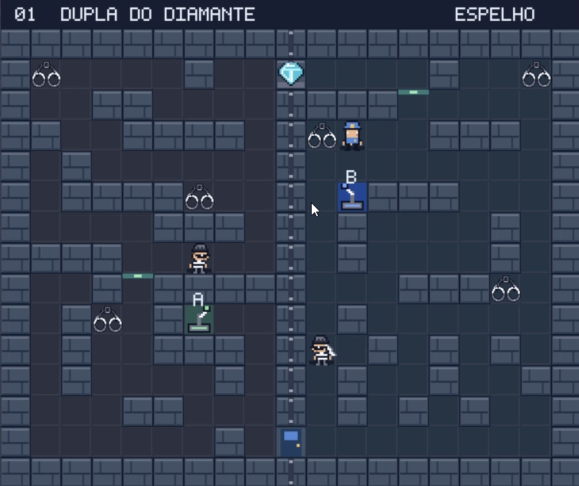
#> input picture assets/mapa-referencia.png, 1158 x 972 px (shown at 1/2 size)
$ python gerar_mapa.py
#> lines starting #> are read from the running program, lines starting #| are printed output that depends on the picture
"""Extrai da referencia os blocos BGRA 16x16 incorporados pelo NASM.

Executar com Python e Pillow instalados. As alavancas mantem os sprites originais.
"""

from pathlib import Path

from PIL import Image, ImageDraw


ROOT = Path(__file__).resolve().parents[1]
reference = Image.open(ROOT / "assets/mapa-referencia.png").convert("RGBA")
#> reference is the input picture: PIL image 1158x972 RGBA; mean R, G, B, A 51.6, 61.5, 79, 255
MAP_TOP = 58
TILES = {
    "parede": (1, 0),
    "parede_central": (9, 4),
    "algema_esquerda": (1, 1),
    "algema_direita": (10, 3),
    "piso_esquerdo": (1, 2),
    "piso_direito": (10, 4),
}

for name, (column, row) in TILES.items():
    box = (
        round(column * reference.width / 19),
        round(MAP_TOP + row * (reference.height - MAP_TOP) / 15),
        round((column + 1) * reference.width / 19),
        round(MAP_TOP + (row + 1) * (reference.height - MAP_TOP) / 15),
    )
    tile = reference.crop(box).resize((16, 16), Image.Resampling.NEAREST)
    tile.save(ROOT / f"assets/{name}.png")
    (ROOT / f"assets/{name}.bgra").write_bytes(tile.tobytes("raw", "BGRA"))
#> this loop made 6 passes
#> pass 1, `tile = reference.crop(box).resize((16, 16), Image.Resampling.NEAREST)`:
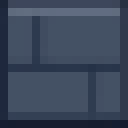
#> tile: PIL image 16x16 RGBA (shown 8 times larger); mean R, G, B, A 59.3, 71, 90.5, 255
#> pass 2, `tile = reference.crop(box).resize((16, 16), Image.Resampling.NEAREST)`:
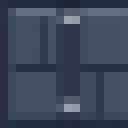
#> tile: PIL image 16x16 RGBA (shown 8 times larger); mean R, G, B, A 59.6, 70.5, 90.3, 255
#> pass 3, `tile = reference.crop(box).resize((16, 16), Image.Resampling.NEAREST)`:
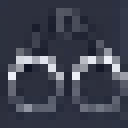
#> tile: PIL image 16x16 RGBA (shown 8 times larger); mean R, G, B, A 61.8, 65.2, 79.2, 255
#> after the loop:
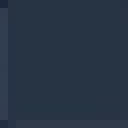
#> tile: PIL image 16x16 RGBA (shown 8 times larger); mean R, G, B, A 40.1, 52.7, 69, 255

# Pedestal vazio: permanece no mapa depois que a dupla recolhe a joia.
stone = Image.open(ROOT / "assets/parede.png").convert("RGBA")
draw = ImageDraw.Draw(stone)
draw.rectangle((1, 1, 14, 3), fill="#8794a5")
draw.rectangle((2, 4, 13, 12), fill="#506174")
draw.line((2, 4, 2, 12), fill="#6a7b8d")
draw.line((13, 4, 13, 12), fill="#344457")
draw.rectangle((1, 13, 14, 15), fill="#607083")
draw.line((1, 15, 14, 15), fill="#263749")
stone.save(ROOT / "assets/pedra_diamante.png")
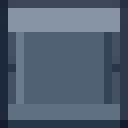
#> saved as pedra_diamante.png: PIL image 16x16 RGBA (shown 8 times larger); mean R, G, B, A 81, 95.5, 114.3, 255
(ROOT / "assets/pedra_diamante.bgra").write_bytes(stone.tobytes("raw", "BGRA"))
